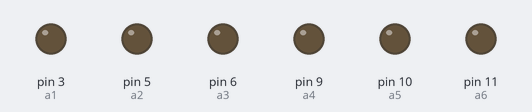
Bench run of a sketch on a simulated Arduino Uno, built with avr-gcc and run on an emulated ATmega328P. On the bench: output pins drawn as LEDs (lit = HIGH).

Above: at 0.05 s.
At 1.25 s:
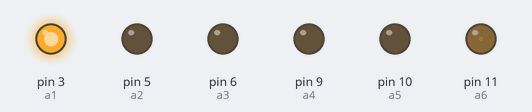
At 2.5 s:
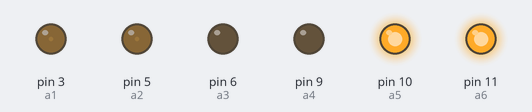
At 5.0 s:
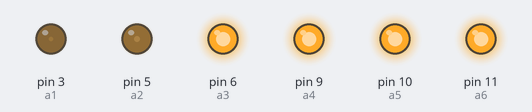
At 7.5 s:
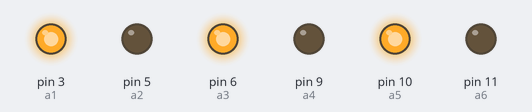
At 10.0 s:
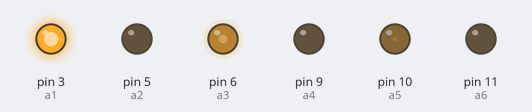
Timing chart, 0 to 13.0 s (numbered marks = the images above):
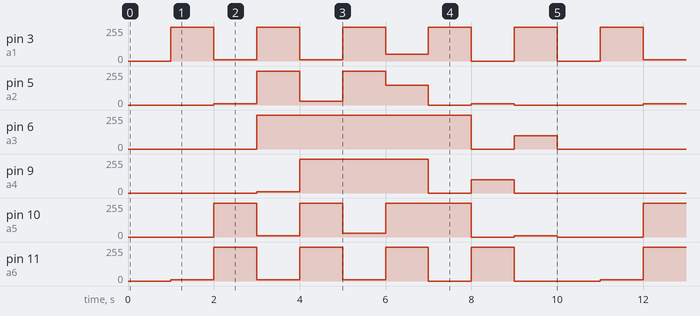

Measured:
- by itself, pin 3 (a1): repeats every 10.0 s: 2 × (10/255 1.0 s, 255/255 1.0 s), 50/255 1.0 s, 2 × (255/255 1.0 s, 0/255 1.0 s), 255/255 1.0 s
- by itself, pin 6 (a3): repeats every 10.0 s: 0/255 1.0 s, 100/255 1.0 s, 0/255 3.0 s, 255/255 5.0 s
- by itself, pin 9 (a4): repeats every 10.0 s: 255/255 3.0 s, 0/255 1.0 s, 100/255 1.0 s, 0/255 4.0 s, 10/255 1.0 s
- by itself, pin 11 (a6): repeats every 10.0 s: 2 × (255/255 1.0 s, 10/255 1.0 s), 255/255 1.0 s, 0/255 1.0 s, 255/255 1.0 s, 0/255 2.0 s, 10/255 1.0 s
- by itself, pin 5 (a2): repeats every 10.0 s: 255/255 1.0 s, 30/255 1.0 s, 255/255 1.0 s, 150/255 1.0 s, 0/255 1.0 s, 10/255 1.0 s, 0/255 3.0 s, 10/255 1.0 s
- by itself, pin 10 (a5): repeats every 10.0 s: 10/255 1.0 s, 255/255 1.0 s, 30/255 1.0 s, 255/255 2.0 s, 0/255 1.0 s, 10/255 1.0 s, 0/255 2.0 s, 255/255 1.0 s

The sketch:

_1.3.ino
```cpp
const int a1 = 3;          // donar nom al pin 3 de l’Arduino
const int a2 = 5;          // donar nom al pin 5 de l’Arduino
const int a3 = 6;          // donar nom al pin 6 de l’Arduino
const int a4 = 9;          // donar nom al pin 9 de l’Arduino
const int a5 = 10;         // donar nom al pin 10 de l’Arduino
const int a6 = 11;         // donar nom al pin 11 de l’Arduino
int vel =1000;         // velocitat de l'acció en ms

//********** Setup ****************************************************************
void setup()
{
  pinMode(a1, OUTPUT);     // definir el pin 3 com una sortida
  pinMode(a2, OUTPUT);     // definir el pin 5 com una sortida
  pinMode(a3, OUTPUT);     // definir el pin 6 com una sortida
  pinMode(a4, OUTPUT);     // definir el pin 9 com una sortida
  pinMode(a5, OUTPUT);     // definir el pin 10 com una sortida
  pinMode(a6, OUTPUT);     // definir el pin 11 com una sortida
}

//********** Loop *****************************************************************
void loop()
{
  analogWrite(a1, 0);     // posar PWM del pin 3 a 0
  analogWrite(a2, 0);     // posar PWM del pin 5 a 0
  analogWrite(a3, 0);     // posar PWM del pin 6 a 0
  analogWrite(a4, 0);     // posar PWM del pin 9 a 0
  analogWrite(a5, 0);     // posar PWM del pin 10 a 0
  analogWrite(a6, 0);     // posar PWM del pin 11 a 0

  delay(vel);           // es queden leds velocitat ms en aquest estat

  analogWrite(a1, 255);     // posar PWM del pin 3 a 255
  analogWrite(a2, 0);     // posar PWM del pin 5 a 0
  analogWrite(a3, 0);     // posar PWM del pin 6 a 0
  analogWrite(a4, 0);     // posar PWM del pin 9 a 0
  analogWrite(a5, 0);     // posar PWM del pin 10 a 0
  analogWrite(a6, 10);     // posar PWM del pin 11 a 10

  delay(vel);           // es queden leds velocitat ms en aquest estat

  analogWrite(a1, 10);     // posar PWM del pin 3 a 10
  analogWrite(a2, 10);     // posar PWM del pin 5 a 10
  analogWrite(a3, 0);     // posar PWM del pin 6 a 0
  analogWrite(a4, 0);     // posar PWM del pin 9 a 0
  analogWrite(a5, 255);     // posar PWM del pin 10 a 255
  analogWrite(a6, 255);     // posar PWM del pin 11 a 255

  delay(vel);           // es queden leds velocitat ms en aquest estat

  analogWrite(a1, 255);     // posar PWM del pin 3 a 255
  analogWrite(a2, 255);     // posar PWM del pin 5 a 255
  analogWrite(a3, 255);     // posar PWM del pin 6 a 255
  analogWrite(a4, 10);     // posar PWM del pin 9 a 10
  analogWrite(a5, 10);     // posar PWM del pin 10 a 10
  analogWrite(a6, 10);     // posar PWM del pin 11 a 10

  delay(vel);           // es queden leds velocitat ms en aquest estat

  analogWrite(a1, 10);     // posar PWM del pin 3 a 10
  analogWrite(a2, 30);     // posar PWM del pin 5 a 30
  analogWrite(a3, 255);     // posar PWM del pin 6 a 255
  analogWrite(a4, 255);     // posar PWM del pin 9 a 255
  analogWrite(a5, 255);     // posar PWM del pin 10 a 255
  analogWrite(a6, 255);     // posar PWM del pin 11 a 255

  delay(vel);           // es queden leds velocitat ms en aquest estat

  analogWrite(a1, 255);     // posar PWM del pin 3 a 255
  analogWrite(a2, 255);     // posar PWM del pin 5 a 255
  analogWrite(a3, 255);     // posar PWM del pin 6 a 255
  analogWrite(a4, 255);     // posar PWM del pin 9 a 255
  analogWrite(a5, 30);     // posar PWM del pin 10 a 30
  analogWrite(a6, 10);     // posar PWM del pin 11 a 10

  delay(vel);           // es queden leds velocitat ms en aquest estat

  analogWrite(a1, 50);     // posar PWM del pin 3 a 50
  analogWrite(a2, 150);     // posar PWM del pin 5 a 150
  analogWrite(a3, 255);     // posar PWM del pin 6 a 255
  analogWrite(a4, 255);     // posar PWM del pin 9 a 255
  analogWrite(a5, 255);     // posar PWM del pin 10 a 255
  analogWrite(a6, 255);     // posar PWM del pin 11 a 255

  delay(vel);           // es queden leds velocitat ms en aquest estat

  analogWrite(a1, 255);     // posar PWM del pin 3 a 255
  analogWrite(a2, 0);     // posar PWM del pin 5 a 0
  analogWrite(a3, 255);     // posar PWM del pin 6 a 255
  analogWrite(a4, 0);     // posar PWM del pin 9 a 0
  analogWrite(a5, 255);     // posar PWM del pin 10 a 255
  analogWrite(a6, 0);     // posar PWM del pin 11 a 0

  delay(vel);           // es queden leds velocitat ms en aquest estat

  analogWrite(a1, 0);     // posar PWM del pin 3 a 0
  analogWrite(a2, 10);     // posar PWM del pin 5 a 10
  analogWrite(a3, 0);     // posar PWM del pin 6 a 0
  analogWrite(a4, 100);     // posar PWM del pin 9 a 100
  analogWrite(a5, 0);     // posar PWM del pin 10 a 0
  analogWrite(a6, 255);     // posar PWM del pin 11 a 255

  delay(vel);           // es queden leds velocitat ms en aquest estat

  analogWrite(a1, 255);     // posar PWM del pin 3 a 255
  analogWrite(a2, 0);     // posar PWM del pin 5 a 0
  analogWrite(a3, 100);     // posar PWM del pin 6 a 100
  analogWrite(a4, 0);     // posar PWM del pin 9 a 0
  analogWrite(a5, 10);     // posar PWM del pin 10 a 10
  analogWrite(a6, 0);     // posar PWM del pin 11 a 0

  delay(vel);           // es queden leds velocitat ms en aquest estat


}
```
